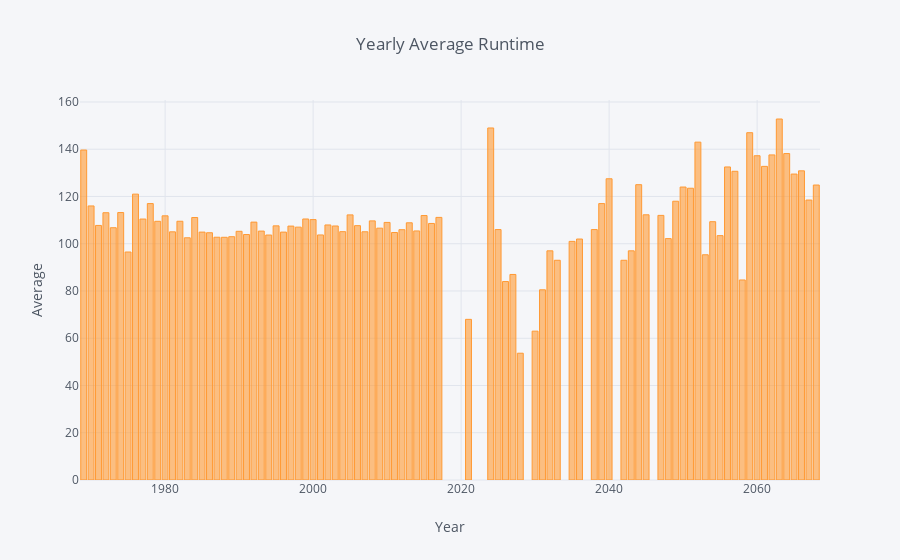

Notebook code for this chart:
### Code cell
runtime_mean=train.groupby("release_year")["runtime"].mean()
runtime_mean.iplot(
    kind='bar',
    xTitle='Year',
    yTitle='Average',
    title='Yearly Average Runtime')

### Figure 1 — Plotly figure (JSON) as saved in the notebook; plotly's stock layout.template omitted (floating-point values rounded to 4 significant figures)
{"data": [{"marker": {"color": "rgba(255, 153, 51, 0.6)", "line": {"color": "rgba(255, 153, 51, 1.0)", "width": 1}}, "name": "runtime", "orientation": "v", "text": "", "type": "bar", "uid": "8e170a19-7a00-466c-8ce7-323c0762db42", "x": [1969, 1970, 1971, 1972, 1973, 1974, 1975, 1976, 1977, 1978, 1979, 1980, 1981, 1982, 1983, 1984, 1985, 1986, 1987, 1988, 1989, 1990, 1991, 1992, 1993, 1994, 1995, 1996, 1997, 1998, 1999, 2000, 2001, 2002, 2003, 2004, 2005, 2006, 2007, 2008, 2009, 2010, 2011, 2012, 2013, 2014, 2015, 2016, 2017, 2021, 2024, 2025, 2026, 2027, 2028, 2030, 2031, 2032, 2033, 2035, 2036, 2038, 2039, 2040, 2042, 2043, 2044, 2045, 2047, 2048, 2049, 2050, 2051, 2052, 2053, 2054, 2055, 2056, 2057, 2058, 2059, 2060, 2061, 2062, 2063, 2064, 2065, 2066, 2067, 2068], "y": [139.7, 116, 107.8, 113.1, 106.8, 113.2, 96.5, 121, 110.5, 117, 109.5, 111.8, 105.0, 109.5, 102.5, 111.1, 104.9, 104.7, 102.8, 102.7, 103.0, 105.3, 103.9, 109.2, 105.4, 103.7, 107.6, 104.9, 107.5, 107.0, 110.5, 110.2, 103.7, 108.0, 107.5, 105.1, 112.2, 107.7, 105.1, 109.7, 106.6, 109.0, 104.8, 105.9, 108.9, 105.4, 111.9, 108.6, 111.2, 68, 149, 106, 84, 87, 53.67, 63, 80.5, 97, 93, 101, 102, 106, 117, 127.5, 93, 97, 125, 112.2, 112, 102.2, 118, 124, 123.5, 143, 95.33, 109.3, 103.4, 132.5, 130.7, 84.67, 147, 137.2, 132.8, 137.6, 152.8, 138.2, 129.5, 130.9, 118.5, 124.9]}], "layout": {"legend": {"bgcolor": "#F5F6F9", "font": {"color": "#4D5663"}}, "paper_bgcolor": "#F5F6F9", "plot_bgcolor": "#F5F6F9", "title": {"font": {"color": "#4D5663"}, "text": "Yearly Average Runtime"}, "xaxis": {"gridcolor": "#E1E5ED", "showgrid": true, "tickfont": {"color": "#4D5663"}, "title": {"font": {"color": "#4D5663"}, "text": "Year"}, "zerolinecolor": "#E1E5ED"}, "yaxis": {"gridcolor": "#E1E5ED", "showgrid": true, "tickfont": {"color": "#4D5663"}, "title": {"font": {"color": "#4D5663"}, "text": "Average"}, "zerolinecolor": "#E1E5ED"}}}
